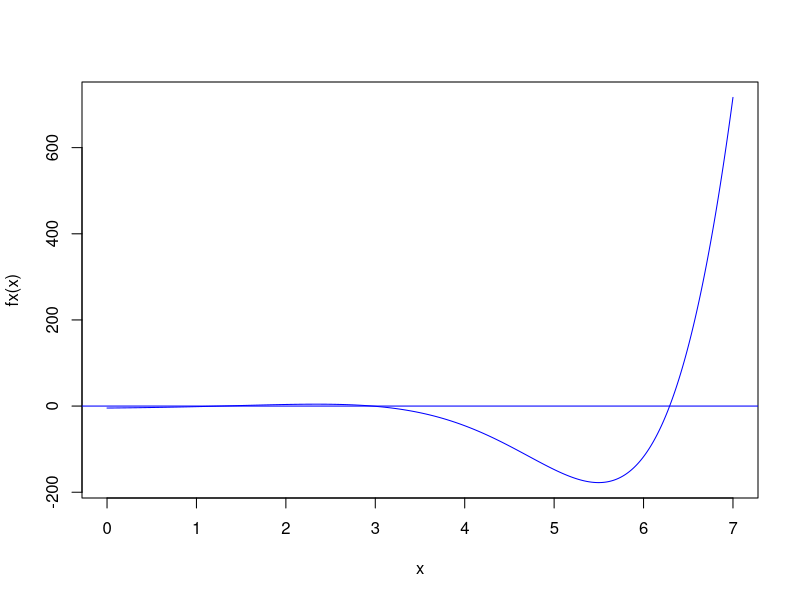
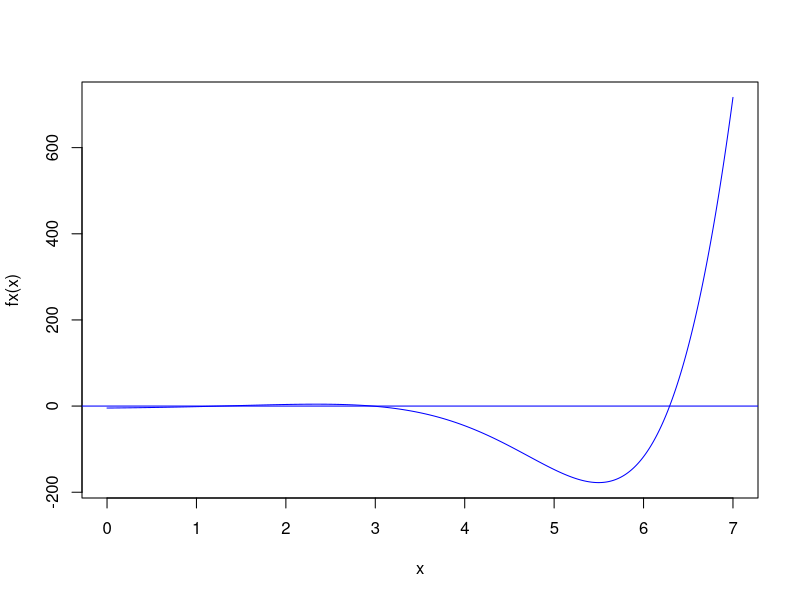
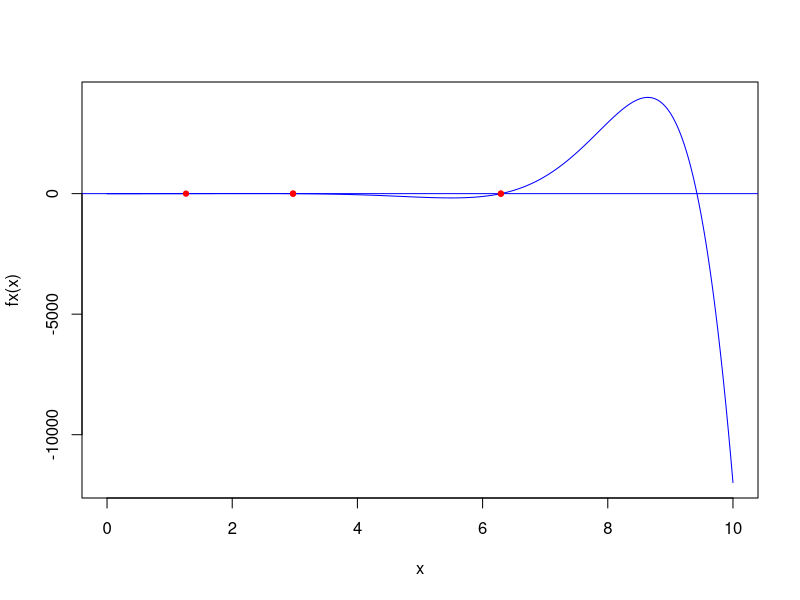
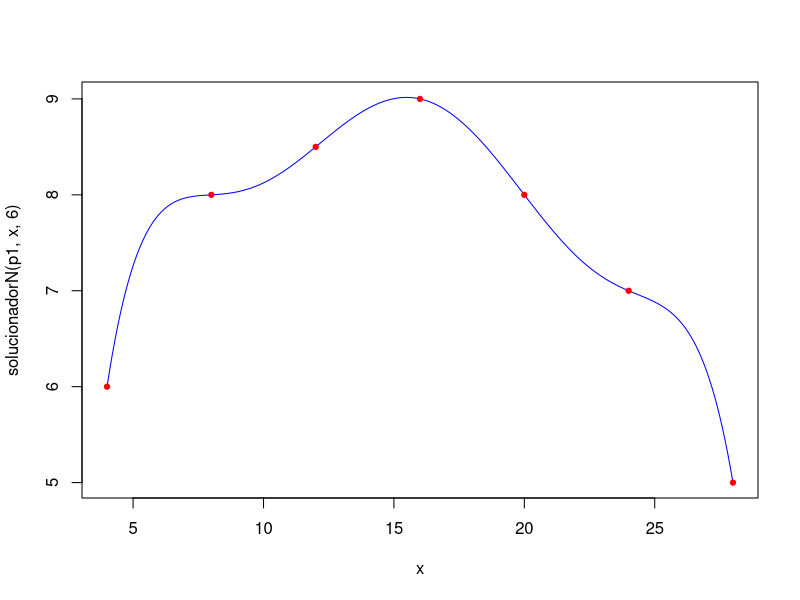
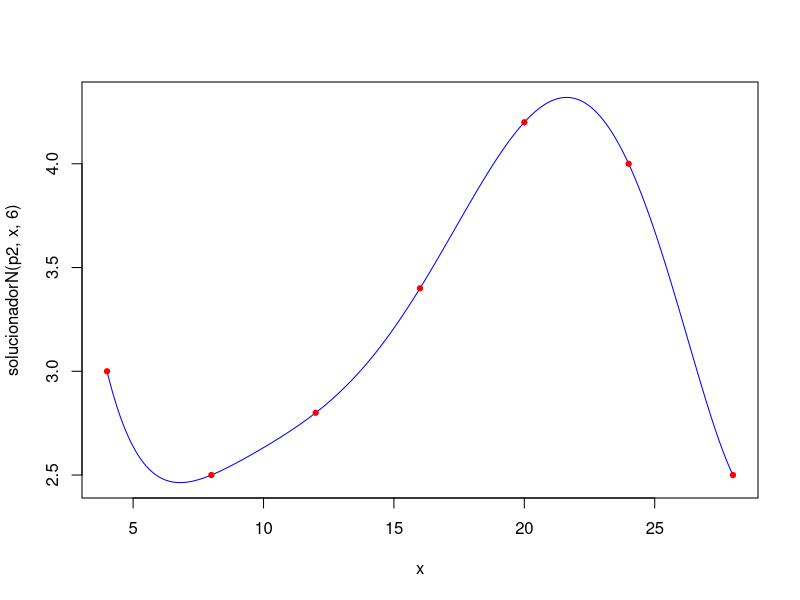
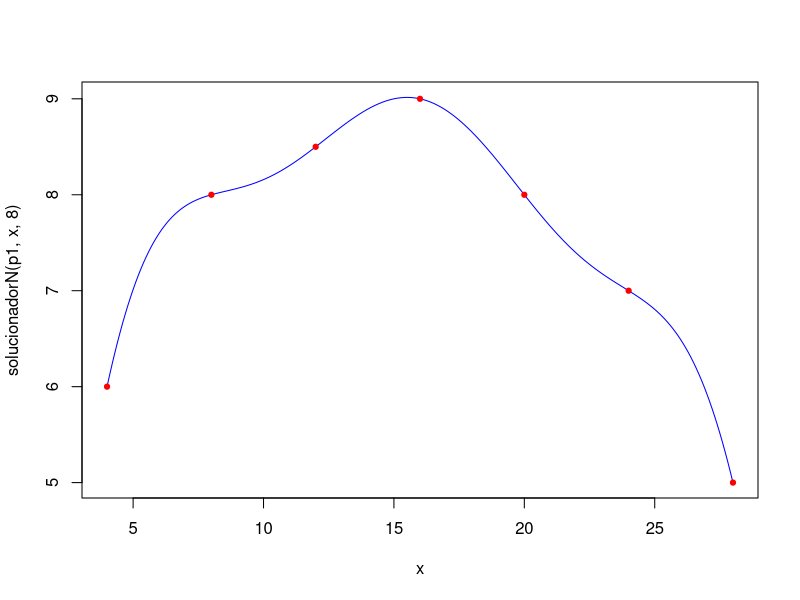
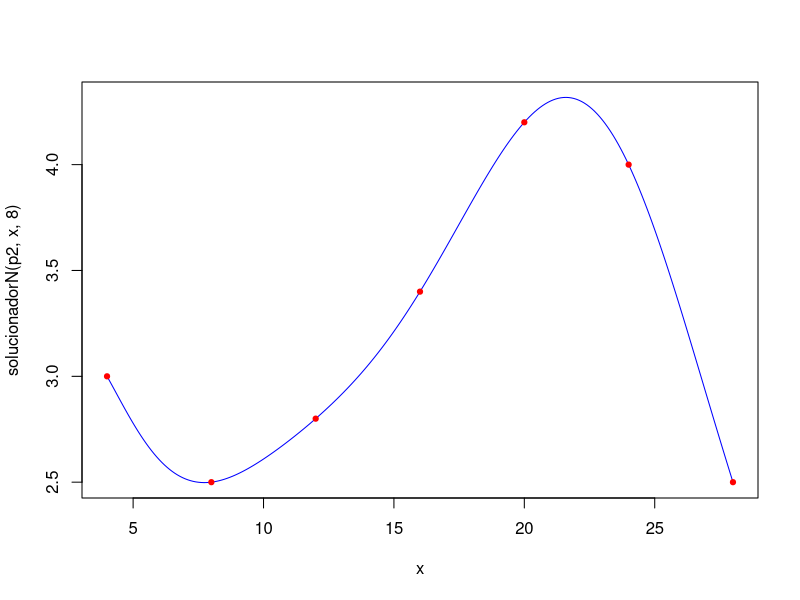

Generate these figures, in order, with R:
## ---- chunk 1
knitr::opts_chunk$set(echo = TRUE)
## ---- chunk 2
rm(list=ls())
y1=function(x) (exp(x))*(sin(x))
y2=function(x) 4+cos(x+1)


# programa busca intervalos donde es posible encontrar raices

fx<- function(x) y1(x)-y2(x)

x<-seq(0,7,0.001)
plot(x,fx(x),type="l",col="blue")
abline(h=0,col="blue")


buscador <- function(a,b) {
  i<-a
  j<-a
  x<-fx(a)
  y<-fx(i)
  while (b > i) {
    y<-fx(i)
    if (x*y < 0) 
    {
      cat("intervalo [",j," ",i,"]","\n") 
      x<-fx(i)
      j<-i
    }
    i<-i+1
  }
}
buscador(0,100)

## ---- chunk 3
rm(list=ls())
y1=function(x) (exp(x))*(sin(x))
y2=function(x) 4+cos(x+1)


# programa busca intervalos donde es posible encontrar raices

fx<- function(x) y1(x)-y2(x)

x<-seq(0,7,0.001)
plot(x,fx(x),type="l",col="blue")
abline(h=0,col="blue")


buscador <- function(a,b) {
  i<-a
  j<-a
  x<-fx(a)
  y<-fx(i)
  resx=0
  resy=0
  k=1
  while (b > i) {
    y<-fx(i)
    if (x*y < 0) 
    {
      cat("intervalo [",j," ",i,"]","\n") 
      resx[c(k)]=j
      resy[c(k)]=i
      k=k+1
      x<-fx(i)
      j<-i
    }
    i<-i+1
  }
  M=matrix(0,nrow=NROW(resx),ncol=2)
  M[,1]=resx
  M[,2]=resy
  return(M)
}

M=buscador(0,10)
## ---- chunk 4
rm(list=ls())
y1=function(x) (exp(x))*(sin(x))
y2=function(x) 4+cos(x+1)


# programa busca intervalos donde es posible encontrar raices

fx<- function(x) y1(x)-y2(x)
F1x = function(x) ((exp(x))*(sin(x)))+((exp(x))*(cos(x)))+(sin(x+1))

x<-seq(0,10,0.001)
plot(x,fx(x),type="l",col="blue")
abline(h=0,col="blue")

  # Metodo de Newton
  # Halla la raiz de 
  Newton <- function(x0) {
    x<-x0-(fx(x0)/F1x(x0))
    error <-1
    while (error > 1.e-5) {
      x<-x-(fx(x)/F1x(x))
      if (fx(x) == 0) break
      error<-abs(fx(x)/F1x(x))
      points(rbind(c(x,0)),pch=19,cex=0.7,col="red")
      #cat("X=",x,"\t","E=",error,"\n")
    }
    cat("X=",x,"\t","E=",error,"\n")
    return(x)
  }


M=matrix(c(0,2,3,2,3,7),nrow=3,ncol=2)

i=1
tam=NROW(M)
#calcula la raiz en los intervalo de existencia encontrados y se guardan en res
res=0
while(i<=tam)
{
res[c(i)]=Newton(M[i,1]+0.8*(M[i,2]-M[i,1]))
  i=i+1
}
## ---- chunk 5
rm(list=ls())
y1=function(x) (exp(x))*(sin(x))
y2=function(x) 4+cos(x+1)

fx<- function(x) y1(x)-y2(x)
gx=function(x) y2(x)-y1(x)
F1x <- function(x) (2*exp(x)*cos(x))+cos(x+1)


simpson=function(f,a,b,n)
{
  if((n%%2)!=0)
  {
    cat("El numero de particiones no es par","\n")
  }
  else{
    particion=(b-a)/n
    x0=a
    xn=a+particion
    sumador=f(a)
    i=1
    A=0
    while(i<n)
    {
      if((i%%2)!=0)
      {
        A=4*f(xn)
        sumador=sumador+A
      }
      else{
        A=2*f(xn)
        sumador=A+sumador
      }
      xn=xn+particion
      i=i+1
    }
    sumador=sumador+f(xn)
    A=(b-a)/(3*n)
    return(A*sumador)
  }
  
}


M=matrix(c(0,2,3,2,3,7),nrow=3,ncol=2)
tam=NROW(M)
res=(c(1.261451,2.970267,6.29158))
i=1
sum=0
while(i<=tam-1)
{
  a=res[i]+((res[i+1]-res[i])/2)
  if(y2(a)<y1(a))
  {
    aux=simpson(fx,res[i],res[i+1],10)
    cat("integral ",i," ",aux,"\n")
    sum=sum+aux
  }
  else
  {
    aux=simpson(gx,res[i],res[i+1],10)
    cat("integral ",i," ",aux,"\n")
    sum=sum+aux
    
  }
  
  i=i+1
}
cat("El resultado de la integración es ",sum,"\n")

## ---- chunk 6
rm(list=ls())


interNewton<-function(M){
  res<-0
  k<-1
  res<-M
  tam<-NROW(res)
  temp<-0
  temp[c(1)]<-res[1,2]
  while(k<tam)
  {
    k<-k+1
    j<-k
    i<-1
    while((j-1)<=(tam-1))
    {
      #up<-(res[j,2]-res[j-1,2])
      #down<-(res[j,1]-res[i,1])
      temp[c(j)]<-(res[j,2]-res[j-1,2])/(res[j,1]-res[i,1])
      #temp[c(j)]<-up/down
      i<-i+1
      j<-j+1
      
    }
    #cat("" solución: ",temp,"\n")
    res[,2]<-temp
  }
  return(res)
}

solucionadorN=function(p,x,n){
  i=2;
  j=1;
  if((0<=n)&&(n<=(NROW(p))))
  {
    acum=p[1,2]
    while(i<=n+1){
      multi=1
      while(j<i){
        multi=multi*(x-p[j,1])
        j=j+1;
      }
      multi=multi*p[i,2]
      i=i+1;
      j=1
      acum=acum+multi
    }
    return(acum)
  }
  else cat("Grado no posible","\n")
}

#matriz positiva
Mup=matrix(c(4,8,12,16,20,24,28,6,8,8.5,9,8,7,5),ncol=2,nrow=7)
#matriz negativa
MDown=matrix(c(4,8,12,16,20,24,28,3,2.5,2.8,3.4,4.2,4,2.5),ncol=2,nrow=7)
p1<-interNewton(Mup)
x<-seq(4,28,0.1)
p2<-interNewton(MDown)
x<-seq(4,28,0.1)
#plot(x,p5(x,p),type="l",col="blue")
#abline(h=0,col="blue")
#points(rbind(M),pch=19,cex=0.7,col="red")
#cat(solucionadorN(p,0,7))

plot(x,solucionadorN(p1,x,6),type="l",col="blue")
abline(h=0,col="blue")
points(rbind(Mup),pch=19,cex=0.7,col="red")

plot(x,solucionadorN(p2,x,6),type="l",col="blue")
abline(h=0,col="blue")
points(rbind(MDown),pch=19,cex=0.7,col="red")
## ---- chunk 7
rm(list=ls())


interNewton<-function(M){
  res<-0
  k<-1
  res<-M
  tam<-NROW(res)
  temp<-0
  temp[c(1)]<-res[1,2]
  while(k<tam)
  {
    k<-k+1
    j<-k
    i<-1
    while((j-1)<=(tam-1))
    {
      #up<-(res[j,2]-res[j-1,2])
      #down<-(res[j,1]-res[i,1])
      temp[c(j)]<-(res[j,2]-res[j-1,2])/(res[j,1]-res[i,1])
      #temp[c(j)]<-up/down
      i<-i+1
      j<-j+1
      
    }
    #cat("" solución: ",temp,"\n")
    res[,2]<-temp
  }
  return(res)
}

solucionadorN=function(p,x,n){
  i=2;
  j=1;
  if((0<=n)&&(n<=(NROW(p))))
  {
    acum=p[1,2]
    while(i<=n+1){
      multi=1
      while(j<i){
        multi=multi*(x-p[j,1])
        j=j+1;
      }
      multi=multi*p[i,2]
      i=i+1;
      j=1
      acum=acum+multi
    }
    return(acum)
  }
  else cat("Grado no posible","\n")
}

#matriz positiva
Mup=matrix(c(0,4,8,12,16,20,24,28,32,0,6,8,8.5,9,8,7,5,0),ncol=2,nrow=9)
#matriz negativa
MDown=matrix(c(0,4,8,12,16,20,24,28,32,0,3,2.5,2.8,3.4,4.2,4,2.5,0),ncol=2,nrow=9)
p1<-interNewton(Mup)
x<-seq(4,28,0.1)
p2<-interNewton(MDown)
x<-seq(4,28,0.1)
#plot(x,p5(x,p),type="l",col="blue")
#abline(h=0,col="blue")
#points(rbind(M),pch=19,cex=0.7,col="red")
#cat(solucionadorN(p,0,7))

plot(x,solucionadorN(p1,x,8),type="l",col="blue")
abline(h=0,col="blue")
points(rbind(Mup),pch=19,cex=0.7,col="red")

plot(x,solucionadorN(p2,x,8),type="l",col="blue")
abline(h=0,col="blue")
points(rbind(MDown),pch=19,cex=0.7,col="red")

#simpson

simpsonp1=function(a,b,n)
{
  if((n%%2)!=0)
  {
    cat("El numero de particiones no es par","\n")
  }
  else{
    particion=(b-a)/n
    x0=a
    xn=a+particion
    sumador=solucionadorN(p1,a,8)
    i=1
    A=0
    while(i<n)
    {
      if((i%%2)!=0)
      {
        A=4*solucionadorN(p1,xn,8)
        sumador=sumador+A
      }
      else{
        A=2*solucionadorN(p1,xn,8)
        sumador=A+sumador
      }
      xn=xn+particion
      i=i+1
    }
    sumador=sumador+solucionadorN(p1,xn,8)
    A=(b-a)/(3*n)
    return(A*sumador)
  }
  
}

simpsonp2=function(a,b,n)
{
  if((n%%2)!=0)
  {
    cat("El numero de particiones no es par","\n")
  }
  else{
    particion=(b-a)/n
    x0=a
    xn=a+particion
    sumador=solucionadorN(p2,a,8)
    i=1
    A=0
    while(i<n)
    {
      if((i%%2)!=0)
      {
        A=4*solucionadorN(p2,xn,8)
        sumador=sumador+A
      }
      else{
        A=2*solucionadorN(p2,xn,8)
        sumador=A+sumador
      }
      xn=xn+particion
      i=i+1
    }
    sumador=sumador+solucionadorN(p1,xn,8)
    A=(b-a)/(3*n)
    return(A*sumador)
  }
}
positiva=simpsonp1(0,32,100)
negativa=simpsonp2(0,32,100)
cat("El área curvas es ", negativa+positiva)

